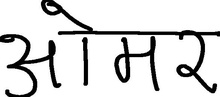
%> input picture Data/0_1054.jpg, 220 x 97 px, shrunk from 585 x 258 before the run; its folder holds only this picture in this run
$ octave convert.m   (GNU Octave 9; MATLAB toolbox functions it lacks are replaced by stand-ins)
%> lines starting %> are read from the running program, lines starting %| are printed output that depends on the picture; in (x1, y1, x2, y2) boxes, pixels count from 0 and x2, y2 are one past the last pixel; in counts of white or black regions, pixels touching at a corner belong together; the program's own positions count from 1
clc
clear all
src = 'C:\Users\Subham\Desktop\Offline _2_Online\Data\';
% Search for .jpg images in the given directory
D = dir([src,'*.jpg']);
flag = 0;
for i = 1:length(D)
    %% Read the image
    I = imread([src,D(i).name]);
%> I is the input picture: size 97x220 uint8; min 0, max 255, mean 216.7
    % Binarize the image
    I = im2bw(I,graythresh(I));
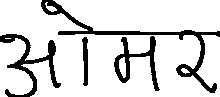
%> I: size 97x220 logical; 84.8% white; 4 black regions, box (x1, y1, x2, y2) and area: (41, 0, 220, 93) 1417, (0, 34, 61, 97) 945, (114, 36, 160, 91) 677, (82, 37, 88, 86) 215
    % Invert Image to black background
    I = ~I;
    % Pad the Image with zeros
    I = padarray(I,[20, 20],0,'both');
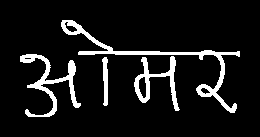
%> I: size 137x260 logical; 9.1% white; 4 white regions, box (x1, y1, x2, y2) and area: (61, 20, 240, 113) 1417, (20, 54, 81, 117) 945, (134, 56, 180, 111) 677, (102, 57, 108, 106) 215
    save('I');
    % Skeletonization using 3-D Medial Axis TransForm
    X = system('python skeletonize.py');
    load('I.mat');
    I = bwareaopen(I,40);
    % Search for EndPoints
    P_End = bwmorph(I,'endpoints');
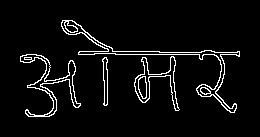
%> P_End: size 137x260 logical; 5.1% white in thin lines or dots, all inside (x1, y1, x2, y2) = (20, 20, 240, 117)
    [Y, X] = find(P_End==1); P_End = [Y, X];
%> after `[Y, X] = find(P_End==1)`: Y = 1826 values from 21 to 117; X = 1826 values from 21 to 240
%> after `P_End = [Y, X]`: P_End = 1826 rows, first 12: [57 21; 58 21; 59 21; 60 21; 61 21; 62 21; 57 22; 62 22; 56 23; 57 23; 62 23; 56 24]
    % If there are no EndPoints
    % For example for converting a handwritten Zero
    % create an endpoint at the left-most position
    if(length(P_End)==0)
        [Y, X] = find(I == 1);
        X_1 = X(find(Y == min(Y)));
        Y_1 = min(Y);
        I(X_1(1),Y_1(1))=0;
    end
    %% Remove Spur Pixels
    % Store the Junction Points
    P_Junc = bwmorph(I,'branchpoints');
%> P_Junc: size 137x260 logical; every value is 0
    [Y, X] = find(P_Junc==1); P_Junc = [Y, X];
%> after `[Y, X] = find(P_Junc==1)`: Y = []; X = []
%> after `P_Junc = [Y, X]`: P_Junc = []
    % Remove all Junction Points to avoid un-reliable pixels
    for i = 1:length(Y)
        I(Y(i),X(i)) = 0;
    end
%> this loop made 0 passes
    I = bwareaopen(I, 20);
    for i = 1:length(Y)
        I(Y(i),X(i)) = 1;
    end
    %%
    % Store all EngPoints in a Queue and in a X-Wise sorted
    P_End = bwmorph(I,'endpoints');
    [Y_End, X_End] = find(P_End==1); P_End = [Y_End, X_End];
%> after `[Y_End, X_End] = find(P_End==1)`: Y_End = 1826 values from 21 to 117; X_End = 1826 values from 21 to 240
    % Remove all Junction Points to avoid un-reliable pixels
    for i = 1:length(Y)
        I(Y(i), X(i)-1) = 0;
        I(Y(i)-1,X(i)-1) = 0;
        I(Y(i)+1,X(i)-1) = 0;
        I(Y(i)-1,X(i)) = 0;
        I(Y(i),X(i)) = 0;
        I(Y(i)+1,X(i)) = 0;
        I(Y(i)-1,X(i)+1) = 0;
        I(Y(i),X(i)+1) = 0;
        I(Y(i)+1,X(i)+1) = 0;
    end
    % Now remove spurious pixels
    I = bwareaopen(I,10);
%     imshow(I,[])
%     pause;
    % Convert the image to uint8
    I = I * 255;
    I = I / 255;
    % Deque from P_End and start tracking
    current_Y = P_End(1,1);
%> current_Y = 57
    current_X = P_End(1,2);
%> current_X = 21
    P_End(1,:) = [];
    REC = []; Memory = [];
    % Tracking is done until there is no pixel left to labelled in the image
%> (the run ends here)
